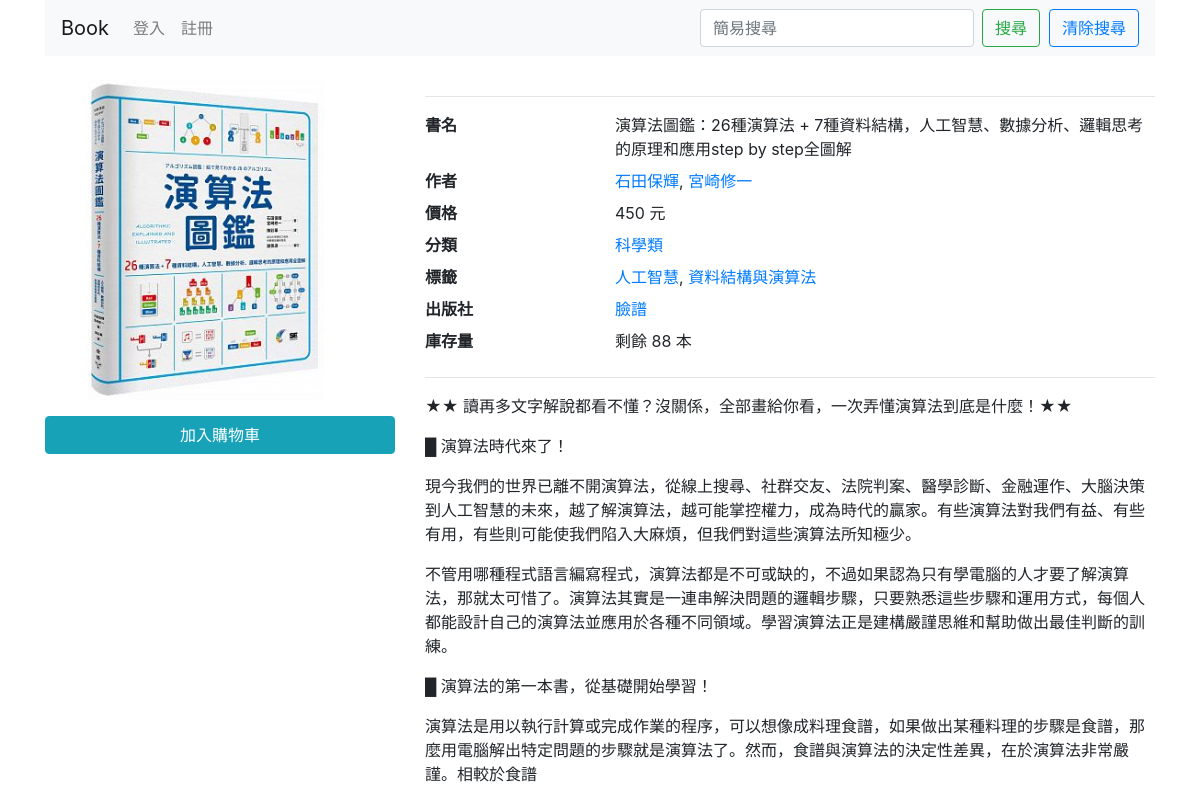
Before: /books/show/6/ with the older database file.
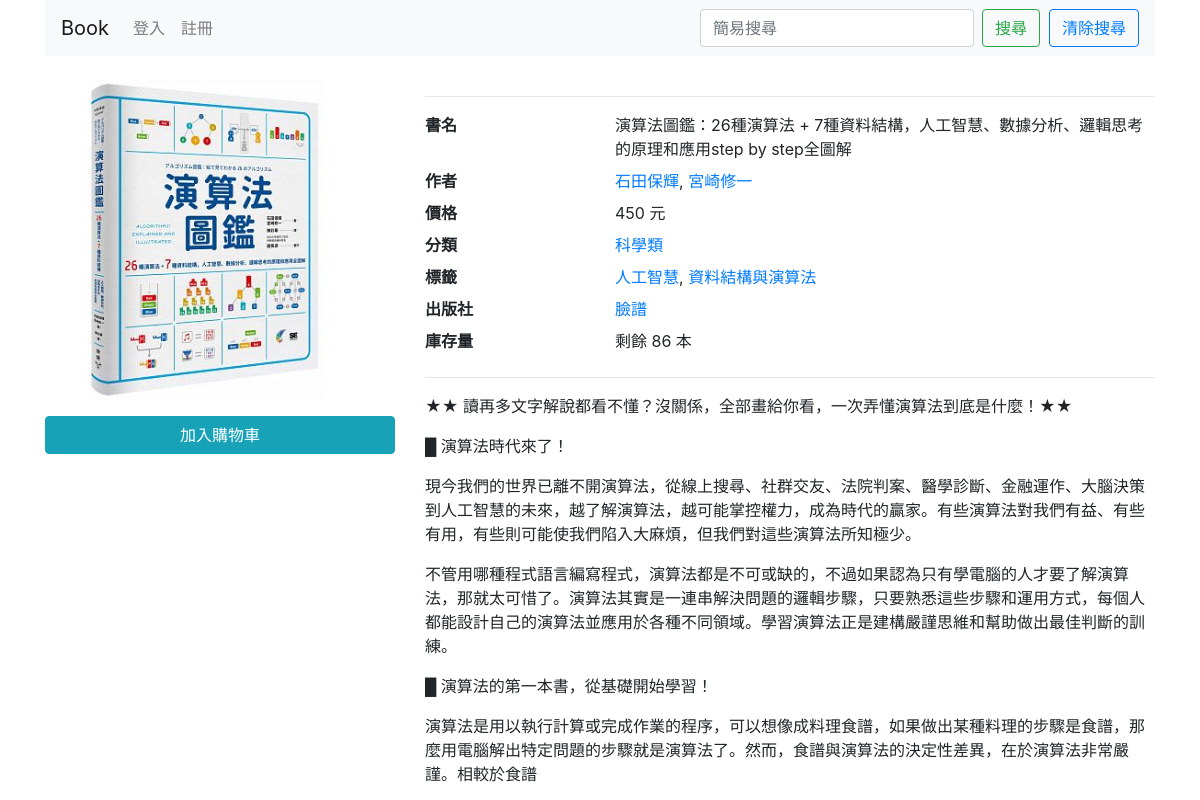
After: the same page with the newer database file.
### books/models.py (models this page shows, shortened)
class Book(models.Model):
    category = models.ForeignKey(Category, on_delete=models.PROTECT, verbose_name='使用者')
    title = models.CharField('書名', max_length=64)
    publisher = models.ForeignKey(Publisher, on_delete=models.PROTECT, verbose_name='出版商')
    price = models.PositiveIntegerField('價錢')
    description = models.TextField('簡介', max_length=500)
    image = models.ImageField('圖片', upload_to=book_directory_path)
    tags = models.ManyToManyField(Tag, verbose_name='標籤')
    authors = models.ManyToManyField(Author, verbose_name='作者')
    count = models.PositiveIntegerField('庫存', default=0)
    class Meta:
        verbose_name = '書籍'
        verbose_name_plural = '書籍'

class Author(models.Model):
    name = models.CharField('名稱', max_length=32)
    class Meta:
        verbose_name = '作者'
        verbose_name_plural = '作者'

class Category(models.Model):
    name = models.CharField('類別', max_length=32, unique=True)
    class Meta:
        verbose_name = '類別'
        verbose_name_plural = '類別'

class Tag(models.Model):
    name = models.CharField('標籤', max_length=20, unique=True)
    class Meta:
        verbose_name = '標籤'
        verbose_name_plural = '標籤'

class Publisher(models.Model):
    name = models.CharField('名稱', max_length=32)
    address = models.CharField('地址', max_length=128)
    phone = models.CharField('電話', max_length=32)
    class Meta:
        verbose_name = '出版商'
        verbose_name_plural = '出版商'

### books/views.py (the view)
# urls.py: path('show/<int:pk>/', views.show, name='show'),
def show(request, pk):
    book = get_object_or_404(Book, pk=pk)
    f = OrderForm()
    return render(request, 'books/show.html', {'book':book, 'form':f})

### books/forms.py
class OrderForm(Form):
    number = IntegerField(label='購買數量')

### books/templatetags/books.py (called while the page is built)
@register.filter(name='build_links')
def build_links(obj_list, field_name):
    base_url = reverse('books:index')
    links = []
    for o in obj_list:
        params = urlencode({field_name: o.id})
        url = '{}?{}'.format(base_url, params)
        tag = '<a href="{}">{}</a>'.format(url, o.name)
        links.append(tag)
    return links

### templates/books/show.html (shortened to what this page needs)
{% extends 'layout.html' %}
{% load books %}
{% block body %}
  <div class="row">
    <div class="col-12 col-sm-4 mb-3">
      <img src="{{book.image.url}}" class="img-fluid mb-3" alt="Book image" width="320" height="500">
      <button type="button" class="btn btn-info btn-block" data-toggle="modal" data-target="#order-book-modal">
        加入購物車
      </button>
                {% load bootstrap4 %}
    </div>
    <div class="col-12 col-sm-8">
      <hr>
      <dl class="row">
        <dt class="col-3">書名</dt>
        <dd class="col-9">
          {{book.title}}
        </dd>
        <dt class="col-3">作者</dt>
        <dd class="col-9">
          {% autoescape off %}
            {{ book.authors.all | build_links:'authors' | join:', '}}
          {% endautoescape %}
        </dd>
        <dt class="col-3">價格</dt>
        <dd class="col-9">{{ book.price }} 元</dd>
        <dt class="col-3">分類</dt>
        <dd class="col-9">
          <a href="{% url 'books:index' %}?category={{ book.category.id }}">{{ book.category.name }}</a>
        </dd>
        <dt class="col-3">標籤</dt>
        <dd class="col-9">
          {% autoescape off %}
            {{ book.tags.all | build_links:'tags' | join:', '}}
          {% endautoescape %}
        </dd>
        <dt class="col-3">出版社</dt>
        <dd class="col-9">
          <a href="{% url 'books:index' %}?publisher={{ book.publisher.id }}">{{ book.publisher.name }}</a>
        </dd>
        <dt class="col-3">庫存量</dt>
        <dd class="col-9">剩餘 {{ book.count }} 本</dd>
      </dl>
      <hr>
      <p>{{ book.description | linebreaks }}</p>
    </div>
  </div>
{% endblock %}

Changed rows visible on the page:
changed Book "演算法圖鑑：26種演算法 + 7種資料結構，人工智慧、數據分析、邏輯思考的原理和應用step by step全圖解": count "88" → "86"
